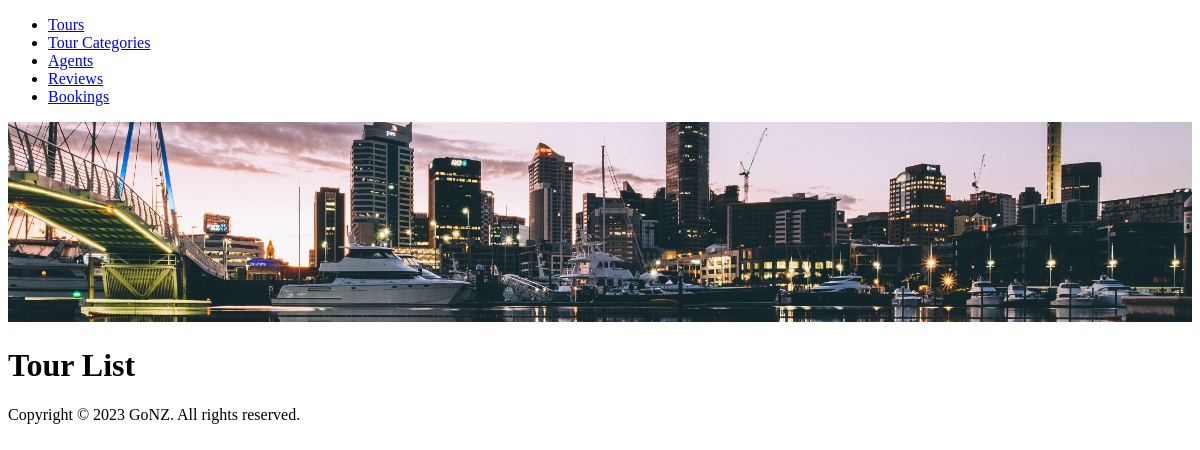
The app's page /tours/, older data.
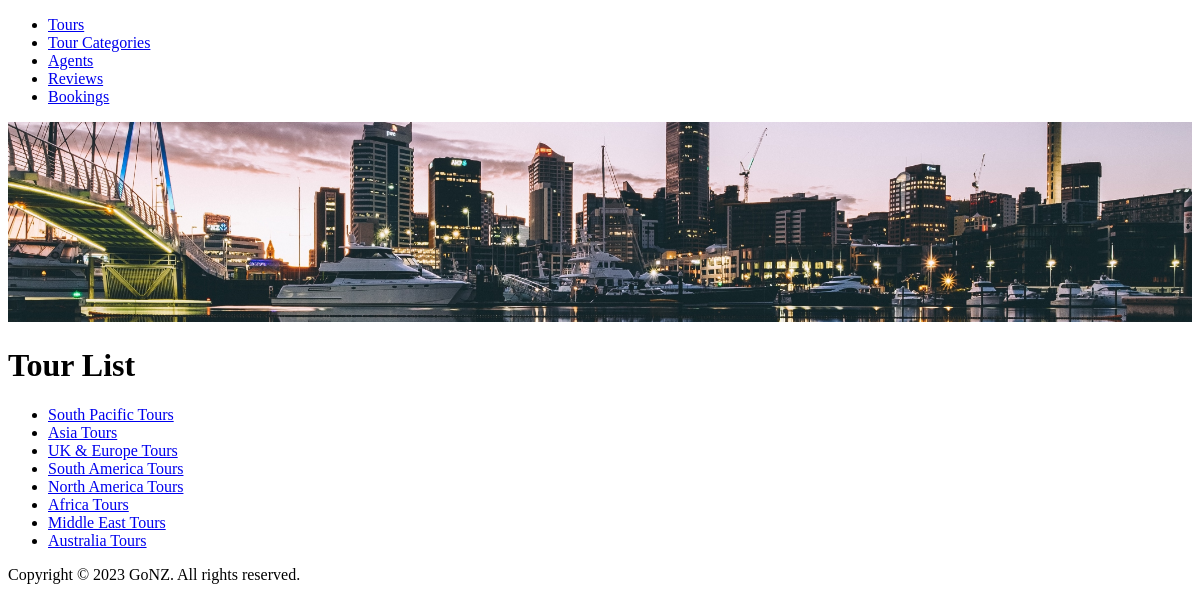
The same page, newer data.
### tour/models.py (models this page shows)
class Tours(models.Model):
    title = models.TextField(max_length=250)
    description = models.TextField(max_length=500, default='')
    agent = models.ForeignKey(
        Agents, on_delete=models.PROTECT, related_name='agents')
    def __str__(self):
        return self.title

### tour/views.py (the view)
# urls.py: path('tours/', TourListView.as_view(), name="tour_list"),
class TourListView(ListView):
    model = Tours
    template_name = 'tours/tour_list.html'
    context_object_name = 'tours'

### tour/templates/tours/tour_list.html (shortened to what this page needs)
{% extends 'base.html' %}
{% block content %}
<h1>Tour List</h1>
  <ul>
      {% for tour in tours %}
          <li><a href="{% url 'tour_detail' pk=tour.pk %}">{{ tour }}</a></li>
      {% endfor %}
  </ul>
{% endblock %}

### templates/base.html (shortened to what this page needs)
<!DOCTYPE html>
<html lang="en">
<head>
    {% load static %}
    <link rel="stylesheet" type="text/css" href="{% static 'css/main.css' %}">
</head>
<body>
<nav>
<div class="navbar">
    <ul>
        <li><a class="active" href="{% url 'tour_list' %}">Tours</a></li>
        <li><a class="active" href="{% url 'tour_category' %}">Tour Categories</a></li>
        <li><a href="{% url 'agent_list' %}">Agents</a></li>
        <li><a href="{% url 'tourreview_list' %}">Reviews</a></li>
        <li><a href="{% url 'booking_tour' %}">Bookings</a></li>
    </ul>
</div>
</nav>
<img class="mainPic" src="{% static 'img/aukland.jpg' %}" width="100%" height="200">
<div class="container mt-5">
    {% block content %}
    {% endblock %}
</div>
<footer class="text-center p-3 mt-5">
    <p>Copyright © 2023 GoNZ. All rights reserved.</p>
</footer>
</body>
</html>

Row changes from the older to the newer data that the page shows:
added Tours: title "South Pacific Tours"
added Tours: title "Asia Tours"
added Tours: title "UK & Europe Tours"
added Tours: title "South America Tours"
added Tours: title "North America Tours"
added Tours: title "Africa Tours"
added Tours: title "Middle East Tours"
added Tours: title "Australia Tours"
